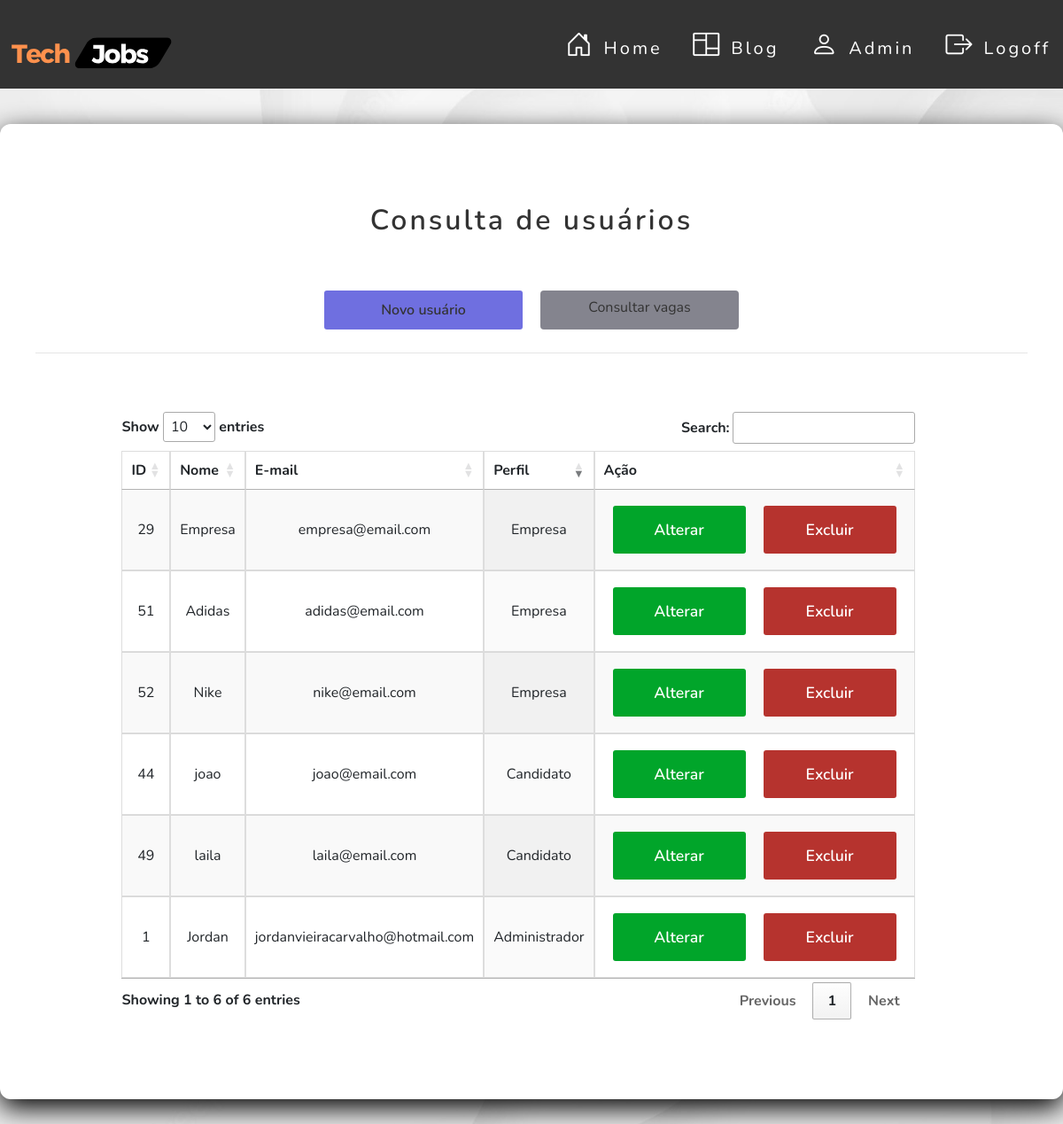
Screenshot of /usuarios/administrador/index.php with the database file from the repository.
### tables this page shows
CREATE TABLE `usuario` (
  `id` int(11) NOT NULL,
  `nome` varchar(40) DEFAULT NULL,
  `razao_social` varchar(50) DEFAULT NULL,
  `cpf` varchar(20) DEFAULT NULL,
  `cnpj` varchar(18) DEFAULT NULL,
  `senha` varchar(50) DEFAULT NULL,
  `email` varchar(50) NOT NULL,
  `sexo` varchar(20) DEFAULT NULL,
  `ddi` varchar(6) DEFAULT NULL,
  `ddd` varchar(20) DEFAULT NULL,
  `numero` varchar(17) DEFAULT NULL,
  `cep` varchar(15) DEFAULT NULL,
  `cidade` varchar(30) DEFAULT NULL,
  `logradouro` varchar(10) DEFAULT NULL,
  `bairro` varchar(30) DEFAULT NULL,
  `lote` varchar(10) DEFAULT NULL,
  `rua` varchar(30) DEFAULT NULL,
  `complemento` varchar(20) DEFAULT NULL,
  `curriculo` varchar(100) NOT NULL,
  `perfil_id` int(11) DEFAULT NULL
);

CREATE TABLE `perfil` (
  `id` int(11) NOT NULL,
  `nome` varchar(50) NOT NULL
);

### src/database/conexao.php (called while the page is built)
<?php
class Conexao
{
    public static function getConexao()
    {
        try {
            return new PDO("mysql:host=127.0.0.1;dbname=techjobsdb", "root", "");
        } catch (\PDOException $e) {
            echo 'Error ao conectar com banco de dados. ' . $e->getMessage();
            return null;
        }
    }
}

### src/dao/usuariodao.php (called while the page is built, shortened)
<?php
include_once __DIR__ . '/../database/conexao.php';
class  UsuarioDAO
{
    private $dbh;
    public function __construct()
    {
        $this->dbh = Conexao::getConexao();
    }
    public function getAll()
    {
        $query = "SELECT * FROM usuario";
        $stmt = $this->dbh->query($query);
        $rows = $stmt->fetchAll();
        $this->dbh = null;
        return $rows;
    }
}

### src/dao/perfildao.php (called while the page is built, shortened)
<?php
include_once __DIR__ . '/../database/conexao.php';
class  PerfilDAO
{
    private $dbh;
    public function __construct()
    {
        $this->dbh = Conexao::getConexao();
    }
    public function getById(int $id)
    {
        $query = "SELECT * FROM perfil WHERE id = :id";
        $stmt = $this->dbh->prepare($query);
        $stmt->bindParam(":id", $id);
        $stmt->execute();
        $row = $stmt->fetch(PDO::FETCH_BOTH);
        $this->dbh = null;
        return $row;
    }
}

### usuarios/administrador/index.php (the view, shortened to what this page needs)
<?php
require_once __DIR__ . '/../../src/dao/usuariodao.php';
require_once __DIR__ . '/../../src/dao/perfildao.php';
$dao = new UsuarioDAO();
$usuarios = $dao->getAll();
$quantidadeRegistros = count($usuarios);
?>
<link href="../../assets/css/button.css" rel="stylesheet">
<link href="../../assets/css/style.css" rel="stylesheet">
<link href="../../assets/css/usuario.css" rel="stylesheet">
<link rel="stylesheet"
      href="https://maxcdn.bootstrapcdn.com/bootstrap/4.0.0/css/bootstrap.min.css"
>
<link rel="stylesheet" href="https://cdn.jsdelivr.net/npm/bootstrap-icons@1.11.1/font/bootstrap-icons.css">
<link rel="stylesheet" href="https://cdnjs.cloudflare.com/ajax/libs/font-awesome/4.7.0/css/font-awesome.min.css"
/>
<link href="https://unpkg.com/progressive-image@1.2.0/dist/index.css" rel="stylesheet" type="text/css">
<link href="https://unpkg.com/aos@2.3.1/dist/aos.css" rel="stylesheet">
<link rel="stylesheet" href="https://cdn.jsdelivr.net/npm/bootstrap-icons@1.11.1/font/bootstrap-icons.css">
<link href=" https://cdn.datatables.net/1.13.6/css/jquery.dataTables.min.css" rel="stylesheet" type="text/css"/>
<header class="main-header">
    <nav class="main-header-content">
        <div class="logo">
            <a href="../../view/home.php">
                <img src="../../assets/img/Tech%20(1).svg" alt="" width="200px" height="100px">
            </a>
        </div>
        <nav class="menu">
            <ul>
                <li class="item-menu">
                    <a href="../../view/home.php">
                        <span class="icon"><i class="bi bi-house-door"></i></span>
                        <span class="txt-link">Home</span>
                    </a>
                </li>
                <li class="item-menu">
                    <a href="../../view/blog.php">
                        <span class="icon"><i class="bi bi-columns"></i></span>
                        <span class="txt-link">Blog</span>
                    </a>
                </li>
                <li class="item-menu">
                    <a href="index.php ">
                        <span class="icon"><i class="bi bi-person"></i></span>
                        <span class="txt-link">Admin</span>
                    </a>
                </li>
                <li class="item-menu">
                    <a href="../../auth/logoff.php">
                        <span class="icon"><i class="bi bi-box-arrow-right"></i></span>
                        <span class="txt-link">Logoff</span>
                    </a>
                </li>
            </ul>
        </nav>
    </nav>
</header>
<main class="main-information">
    <div class="card-information">
        <header class="card-information-header">
            <h2>Consulta de usuários</h2>
        </header>
        <section class="section__btn">
            <a class="btn-blue" href="create.php">Novo usuário</a>
            <a class="btn" href="../../vaga/index.php">Consultar vagas</a>
        </section>
        <hr>
        <div class="container">
            <div class="row text ">
                <div class="col-md-12">
                    <div class="card-body font-weight-bold card-information-main">
                        <div class="card-information-box">
                            <section>
                                <table id="example" class="display" style="width:100%">
                                    <thead>
                                    <tr>
                                        <th>ID</th>
                                        <th>Nome</th>
                                        <th>E-mail</th>
                                        <th>Perfil</th>
                                        <th>Ação</th>
                                    </tr>
                                    </thead>
                                    <tbody>
                                    <?php if ($quantidadeRegistros == "0") : ?>
                                        <tr>
                                            <td colspan="4">Não existem usuários cadastrados.</td>
                                        </tr>
                                    <?php else : ?>
                                        <?php foreach ($usuarios as $usuario):
                                            $id = $usuario['perfil_id'];
                                            $dao1 = new PerfilDAO();
                                            $perfil = $dao1->getById($id);
                                            ?>
                                            <tr>
                                                <td><?php echo $usuario['id']; ?></td>
                                                <td><?= htmlspecialchars($usuario['nome']); ?></td>
                                                <td><?= htmlspecialchars($usuario['email']); ?></td>
                                                <td><?= htmlspecialchars($perfil['nome']); ?></td>
                                                <td class="td__operacao">
                                                    <a class="btnalterar"
                                                       href="edit.php?id=<?= $usuario['id']; ?>">Alterar</a>
                                                    <a class="btnexcluir"
                                                       href="delete.php?id=<?= $usuario['id']; ?>"
                                                       onclick="return confirm('Deseja confirmar a operação?');">Excluir</a>
                                                </td>
                                            </tr>
                                        <?php endforeach; ?>
                                    <?php endif; ?>
                                    </tbody>
                                </table>
                            </section>
                        </div>
                    </div>
                </div>
            </div>
        </div>
    </div>
</main>

### assets/css/button.css (style rules this page uses)
.section__btn { display: flex; justify-content: center; }
.btn { border: none; padding: 10px; margin: 10px; width: 130px; background-color: rgb(132, 132, 142); color: #333333; text-align: center; text-decoration: none; font-weight: 600; border-radius: 3px; flex-basis: 20%; cursor: pointer; transition: 0.6s; }
.btn-blue { border: none; padding: 10px; margin: 10px; width: 130px; background-color: rgb(111, 111, 224); color: #333333; text-align: center; text-decoration: none; font-weight: 600; border-radius: 3px; flex-basis: 20%; cursor: pointer; transition: 0.6s; }
.btnalterar { border: none; width: 150px; padding: 15px 0px; background-color: rgb(1, 165, 42); color: #fff; text-align: center; text-decoration: none; font-size: 1.1rem; font-weight: 600; border-radius: 3px; display: inline-block; margin: 10px; transition: 0.4s; }
.btnexcluir { border: none; width: 150px; padding: 15px 0px; background-color: rgb(182, 51, 46); color: #fff; text-align: center; text-decoration: none; font-size: 1.1rem; font-weight: 600; border-radius: 3px; display: inline-block; margin: 10px; transition: 0.4s; }

### assets/css/style.css (style rules this page uses)
* { margin: 0; padding: 0; box-sizing: border-box; font-family: Nunito, Arial, Helvetica, sans-serif; }
.main-header { width: 100%; background: #333333; padding: 10px 0; height: 100px; }
.main-header .main-header-content { display: flex; max-width: 1800px; margin: 0 auto; justify-content: space-between; height: 100%; }
.main-header .main-header-content .logo { flex-basis: 25%; border: none !important; }
.main-header .main-header-content .logo a { text-decoration: none; font-size: 1.5rem; letter-spacing: 3px; color: coral; padding: 5px; transition: .5s; }
nav.menu { transition: .2s; }
.menu ul { list-style-type: none; display: flex; }
.menu ul li.item-menu a { color: #ffffff; text-decoration: none; transition: .5s; font-size: 20px; padding: 25px 4%; display: flex; margin-bottom: 20px; line-height: 40px; cursor: pointer; letter-spacing: 3px; }
.menu ul li.item-menu a .txt-link { margin-left: 10px; margin-right: 20px; }
.menu ul li.item-menu a .icon { font-size: 30px; margin-left: 15px; }
a { text-decoration: none }

### assets/css/usuario.css (style rules this page uses)
.text { text-align: center; width: 100%; }
.main-information { max-width: 1300px; margin: 0 auto; }
.card-information { width: 100%; background: #ffffff; border-radius: 12px; box-shadow: 0 10px 30px rgb(0, 0, 0); margin: 40px auto; padding: 40px; }
.card-information-header { margin: 30px; flex-basis: 50%; }
.card-information-header > h2 { color: #333333; font-weight: 600; margin: 0 auto; letter-spacing: 3px; text-align: center; border: none; outline: none; padding: 20px 0; }
.card-information-main { display: flex; flex-wrap: wrap; justify-content: center; }
.card-information-box { display: block; flex-wrap: wrap; flex-basis: 40%; margin: 30px 50px; }
table { font-family: arial, sans-serif; border-collapse: collapse; width: 100%; }
td, th { border: 1px solid #dddddd; text-align: center; padding: 20px; }
tr:nth-child(even) { background-color: #dddddd; }
.td__operacao { display: flex; }

### rows the page displays
usuario: id "1", nome "Jordan", email "jordanvieiracarvalho@hotmail.com", perfil.nome "Administrador"
usuario: id "29", nome "Empresa", email "empresa@email.com", perfil.nome "Empresa"
usuario: id "44", nome "joao", email "joao@email.com", perfil.nome "Candidato"
usuario: id "49", nome "laila", email "laila@email.com", perfil.nome "Candidato"
usuario: id "51", nome "Adidas", email "adidas@email.com", perfil.nome "Empresa"
usuario: id "52", nome "Nike", email "nike@email.com", perfil.nome "Empresa"
